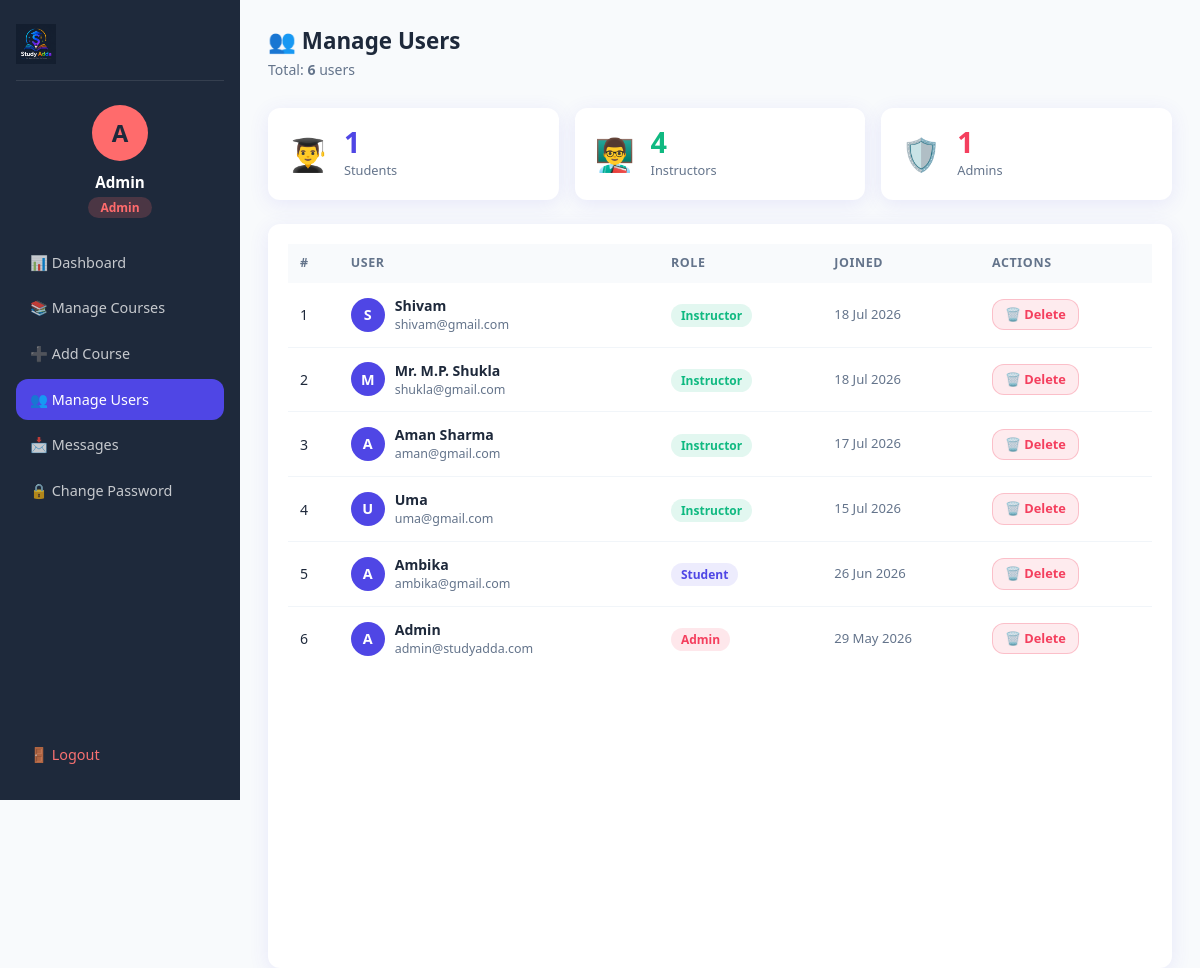
The page /admin/users.php (signed in) on the database its author committed.
### tables this page shows
CREATE TABLE `users` (
  `id` int(11) NOT NULL,
  `name` varchar(100) NOT NULL,
  `email` varchar(150) NOT NULL,
  `password` varchar(255) NOT NULL,
  `role` enum('student','instructor','admin') DEFAULT 'student',
  `created_at` timestamp NOT NULL DEFAULT current_timestamp(),
  `security_question` varchar(255) DEFAULT NULL,
  `security_answer` varchar(255) DEFAULT NULL
);

### admin/users.php (the view, shortened to what this page needs)
<?php
include "../includes/dbconfig.php";
$users = mysqli_query($conn, "SELECT * FROM users ORDER BY created_at DESC");
$totalUsers = mysqli_num_rows($users);
?>
<!DOCTYPE html>
<html lang="en">
<head>
    <link href="https://cdn.jsdelivr.net/npm/bootstrap@5.3.6/dist/css/bootstrap.min.css" rel="stylesheet">
    <link rel="stylesheet" href="/MyProject/css/style.css">
</head>
<body class="dashboard-body">
    <div class="dashboard-wrapper">
        <aside class="sidebar">
            <div class="sidebar-logo">
                <a href="/MyProject/index.php">
                    <img src="/MyProject/images/logo-dark.png" alt="Study Adda" height="40">
                </a>
            </div>
            <div class="sidebar-user">
                <div class="sidebar-avatar" style="background:#ff6b6c;">
                    <?php echo strtoupper(substr($_SESSION['user_name'], 0, 1)); ?>
                </div>
                <p class="sidebar-name"><?php echo $_SESSION['user_name']; ?></p>
                <span class="sidebar-role" style="background:rgba(255,107,108,0.2);color:#ff6b6c;">Admin</span>
            </div>
            <nav class="sidebar-nav">
                <a href="dashboard.php" class="sidebar-link">📊 Dashboard</a>
                <a href="courses.php" class="sidebar-link">📚 Manage Courses</a>
                <a href="add-course.php" class="sidebar-link">➕ Add Course</a>
                <a href="users.php" class="sidebar-link active">👥 Manage Users</a>
                <a href="messages.php" class="sidebar-link">📩 Messages</a>
                <a href="change-password.php" class="sidebar-link">🔒 Change Password</a>
                <a href="/MyProject/logout.php" class="sidebar-link logout-link">🚪 Logout</a>
            </nav>
        </aside>
        <main class="dashboard-main">
            <div class="dashboard-topbar">
                <div>
                    <h4 class="topbar-title">👥 Manage Users</h4>
                    <p class="topbar-sub">Total: <strong><?php echo $totalUsers; ?></strong> users</p>
                </div>
            </div>
            <?php
            $students    = mysqli_fetch_assoc(mysqli_query($conn, "SELECT COUNT(*) as t FROM users WHERE role='student'"))['t'];
            $instructors = mysqli_fetch_assoc(mysqli_query($conn, "SELECT COUNT(*) as t FROM users WHERE role='instructor'"))['t'];
            $admins      = mysqli_fetch_assoc(mysqli_query($conn, "SELECT COUNT(*) as t FROM users WHERE role='admin'"))['t'];
            ?>
            <div class="row g-3 mb-4">
                <div class="col-6 col-md-4">
                    <div class="stat-widget stat-teal">
                        <div class="stat-widget-icon">👨‍🎓</div>
                        <div>
                            <h3 class="stat-widget-value"><?php echo $students; ?></h3>
                            <p class="stat-widget-label">Students</p>
                        </div>
                    </div>
                </div>
                <div class="col-6 col-md-4">
                    <div class="stat-widget stat-green">
                        <div class="stat-widget-icon">👨‍🏫</div>
                        <div>
                            <h3 class="stat-widget-value"><?php echo $instructors; ?></h3>
                            <p class="stat-widget-label">Instructors</p>
                        </div>
                    </div>
                </div>
                <div class="col-6 col-md-4">
                    <div class="stat-widget stat-rose">
                        <div class="stat-widget-icon">🛡️</div>
                        <div>
                            <h3 class="stat-widget-value"><?php echo $admins; ?></h3>
                            <p class="stat-widget-label">Admins</p>
                        </div>
                    </div>
                </div>
            </div>
            <div class="dashboard-card">
                <?php if ($totalUsers === 0): ?>
                    <div class="text-center py-5">
                        <div style="font-size:3rem;">👥</div>
                        <h5 class="mt-2">No users yet</h5>
                    </div>
                <?php else: ?>
                    <div class="table-responsive">
                        <table class="admin-table">
                            <thead>
                                <tr>
                                    <th>#</th>
                                    <th>User</th>
                                    <th>Role</th>
                                    <th>Joined</th>
                                    <th>Actions</th>
                                </tr>
                            </thead>
                            <tbody>
                                <?php $i = 1;
                                while ($user = mysqli_fetch_assoc($users)): ?>
                                    <tr>
                                        <td><?php echo $i++; ?></td>
                                        <td>
                                            <div class="table-user">
                                                <div class="table-avatar">
                                                    <?php echo strtoupper(substr($user['name'], 0, 1)); ?>
                                                </div>
                                                <div>
                                                    <p class="table-name"><?php echo htmlspecialchars($user['name']); ?></p>
                                                    <p class="table-email"><?php echo htmlspecialchars($user['email']); ?></p>
                                                </div>
                                            </div>
                                        </td>
                                        <td>
                                            <span class="role-badge role-<?php echo $user['role']; ?>">
                                                <?php echo ucfirst($user['role']); ?>
                                            </span>
                                        </td>
                                        <td class="table-date">
                                            <?php echo date("d M Y", strtotime($user['created_at'])); ?>
                                        </td>
                                        <td>
                                            <?php if ($user['id'] !== $_SESSION['user_id']): ?>
                                                <a href="users.php?delete=<?php echo $user['id']; ?>"
                                                    class="btn-action btn-delete"
                                                    onclick="return confirm('Delete this user permanently?')">
                                                    🗑️ Delete
                                                </a>
                                            <?php else: ?>
                                                <span class="text-muted" style="font-size:0.8rem;">You</span>
                                            <?php endif; ?>
                                        </td>
                                    </tr>
                                <?php endwhile; ?>
                            </tbody>
                        </table>
                    </div>
                <?php endif; ?>
            </div>
        </main>
    </div>
</body>
</html>

### css/style.css (style rules this page uses)
:root { --primary-color: #4f46e5; --primary-hover: #3730a3; --secondary-color: #f59e0b; --text-dark: #1e293b; --text-muted: #64748b; --bg-light: #f8fafc; --bg-welcome: linear-gradient(135deg, #eef2ff 0%, #e0e7ff 100%); --shadow: 0 4px 20px rgba(79, 70, 229, 0.1); --border-radius: 12px; }
body { font-family: "Segoe UI", Tahoma, Geneva, Verdana, sans-serif; color: var(--text-dark); background-color: #fff; }
.dashboard-body { background-color: var(--bg-light); min-height: 100vh; }
.dashboard-wrapper { display: flex; min-height: 100vh; }
.sidebar { width: 240px; min-height: 100vh; background: var(--text-dark); padding: 24px 16px; position: fixed; top: 0; left: 0; display: flex; flex-direction: column; gap: 24px; z-index: 100; }
.sidebar-logo { padding-bottom: 16px; border-bottom: 1px solid rgba(255, 255, 255, 0.1); }
.sidebar-user { text-align: center; }
.sidebar-avatar { width: 56px; height: 56px; background: var(--secondary-color); color: var(--text-dark); border-radius: 50%; display: flex; align-items: center; justify-content: center; font-size: 1.5rem; font-weight: 800; margin: 0 auto 10px; }
.sidebar-name { color: #fff; font-weight: 700; font-size: 0.95rem; margin: 0; }
.sidebar-role { background: rgba(245, 158, 11, 0.2); color: var(--secondary-color); font-size: 0.75rem; font-weight: 600; padding: 2px 12px; border-radius: 999px; }
.sidebar-nav { display: flex; flex-direction: column; gap: 4px; flex: 1; }
.sidebar-link { color: rgba(255, 255, 255, 0.75); text-decoration: none; padding: 10px 14px; border-radius: var(--border-radius); font-size: 0.9rem; font-weight: 500; transition: all 0.2s; }
.sidebar-link:hover, .sidebar-link.active { background: var(--primary-color); color: #fff; }
.logout-link { margin-top: auto; color: #f87171 !important; }
.dashboard-main { margin-left: 240px; padding: 28px; flex: 1; min-height: 100vh; }
.dashboard-topbar { display: flex; justify-content: space-between; align-items: flex-start; margin-bottom: 28px; flex-wrap: wrap; gap: 12px; }
.topbar-title { font-size: 1.4rem; font-weight: 700; color: var(--text-dark); margin: 0; }
.topbar-sub { color: var(--text-muted); font-size: 0.88rem; margin: 4px 0 0 0; }
.stat-widget { background: #fff; border-radius: var(--border-radius); padding: 20px; display: flex; align-items: center; gap: 16px; box-shadow: var(--shadow); }
.stat-widget-icon { font-size: 2rem; }
.stat-widget-value { font-size: 1.8rem; font-weight: 800; margin: 0; line-height: 1; }
.stat-widget-label { font-size: 0.8rem; color: var(--text-muted); margin: 4px 0 0 0; }
.stat-teal .stat-widget-value { color: var(--primary-color); }
.stat-green .stat-widget-value { color: #10b981; }
.stat-rose .stat-widget-value { color: #f43f5e; }
.dashboard-card { background: #fff; border-radius: var(--border-radius); padding: 20px; box-shadow: var(--shadow); height: 100%; }
.admin-table { width: 100%; border-collapse: collapse; font-size: 0.88rem; }
.admin-table th { background: var(--bg-light); color: var(--text-muted); font-weight: 700; font-size: 0.78rem; text-transform: uppercase; letter-spacing: 0.05em; padding: 10px 12px; text-align: left; }
.admin-table td { padding: 12px; border-bottom: 1px solid #f1f5f9; vertical-align: middle; }
.admin-table tr:last-child td { border-bottom: none; }
.table-user { display: flex; align-items: center; gap: 10px; }
.table-avatar { width: 34px; height: 34px; background: var(--primary-color); color: #fff; border-radius: 50%; display: flex; align-items: center; justify-content: center; font-size: 0.9rem; font-weight: 700; flex-shrink: 0; }
.table-name { font-weight: 600; color: var(--text-dark); margin: 0; font-size: 0.88rem; }
.table-email { color: var(--text-muted); margin: 0; font-size: 0.78rem; }
.table-date { color: var(--text-muted); font-size: 0.82rem; }
.role-badge { padding: 3px 10px; border-radius: 999px; font-size: 0.75rem; font-weight: 700; }
.role-student { background: rgba(79, 70, 229, 0.1); color: var(--primary-color); }
.role-instructor { background: rgba(16, 185, 129, 0.12); color: #10b981; }
.role-admin { background: rgba(244, 63, 94, 0.12); color: #f43f5e; }
.btn-action { padding: 5px 12px; border-radius: var(--border-radius); font-size: 0.8rem; font-weight: 600; text-decoration: none; display: inline-block; transition: all 0.2s; }
.btn-delete { background: rgba(244, 63, 94, 0.1); color: #f43f5e; border: 1px solid rgba(244, 63, 94, 0.25); }

### rows shown on the page
users: name "S", name "Shivam", email "shivam@gmail.com", role "Instructor", created_at "18 Jul 2026"
users: name "M", name "Mr. M.P. Shukla", email "shukla@gmail.com", role "Instructor", created_at "18 Jul 2026"
users: name "A", name "Aman Sharma", email "aman@gmail.com", role "Instructor", created_at "17 Jul 2026"
users: name "U", name "Uma", email "uma@gmail.com", role "Instructor", created_at "15 Jul 2026"
users: name "A", name "Ambika", email "ambika@gmail.com", role "Student", created_at "26 Jun 2026"
users: name "A", name "Admin", email "admin@studyadda.com", role "Admin", created_at "29 May 2026"

### other values the page prints
substr($_SESSION['user_name'], 0, 1) "A"
$_SESSION['user_name'] "Admin"
$totalUsers "6"
$students "1"
$instructors "4"
$admins "1"
